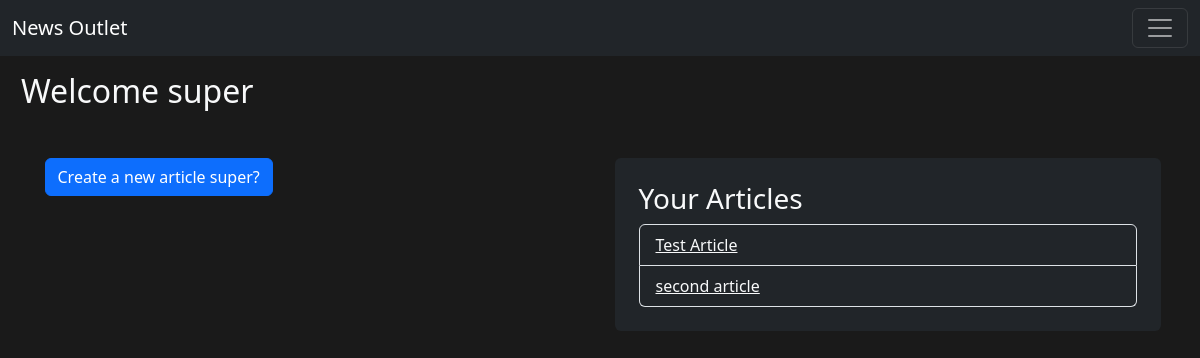
The page /admin_dashboard/ (signed in) on the database as committed earlier.
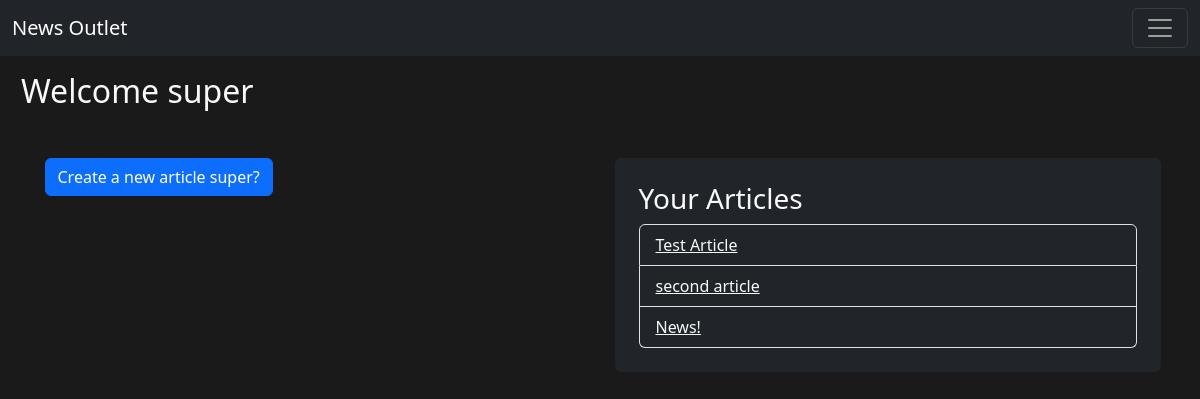
The same page on the database as committed later.
### news_outlet/models.py (models this page shows, shortened)
class User(AbstractUser):
    USER_TYPE_CHOICES = (
        ('reader', 'Reader'),
        ('admin', 'Admin'),
    )
    user_type = models.CharField(max_length=10, choices=USER_TYPE_CHOICES)

class Article(models.Model):
    author = models.ForeignKey(User, on_delete=models.CASCADE)
    title = models.CharField(max_length=200)
    created_at = models.DateTimeField(auto_now_add=True)
    content = models.TextField()  # Store the article content in Markdown format

### news_outlet/views.py (the view)
# urls.py: path('admin_dashboard/', views.admin_dashboard, name='admin_dashboard'),
def admin_dashboard(request):
    articles = Article.objects.filter(author=request.user)
    context = {'articles': articles}
    return render(request, 'news_outlet/admin_dashboard.html', context)

### news_outlet/templates/news_outlet/admin_dashboard.html (shortened to what this page needs)
{% extends 'news_outlet/layout.html' %}
{% block body %}
    <br><br><br>
    <h2 class="mx-3 text-light">Welcome {{ request.user.username }}</h2>
    <div class="container mt-5">
        <div class="row">
            <div class="col-md-6">
                <button id="new_article" class="btn btn-primary">Create a new article {{ request.user.username }}?</button>
            </div>
            <div class="col-md-6">
                <div class="bg-dark p-4 rounded">
                    <h3 class="text-light">Your Articles</h3>
                    <ul class="list-group">
                        {% for article in articles  %}
                            <li class="list-group-item bg-dark text-light">
                                <a href="{% url 'article_detail' article.pk %}" class="text-light">{{ article.title }}</a>
                            </li>
                        {% endfor %}
                    </ul>
                </div>
            </div>
        </div>
    </div>
{% endblock %}

### news_outlet/templates/news_outlet/layout.html (shortened to what this page needs)
{% load static %}
<!doctype html>
<html lang="en">
  <head>
    <link href="https://cdn.jsdelivr.net/npm/bootstrap@5.3.1/dist/css/bootstrap.min.css" rel="stylesheet">
    <link rel="stylesheet" href="{% static 'news_outlet/styles.css' %}">
</head>
  <body>
    <nav class="navbar navbar-dark bg-dark fixed-top">
        <div class="container-fluid">
          <a class="navbar-brand" href="{% url 'index' %}">News Outlet</a>
          <button class="navbar-toggler" type="button" data-bs-toggle="offcanvas" data-bs-target="#offcanvasDarkNavbar" aria-controls="offcanvasDarkNavbar" aria-label="Toggle navigation">
            <span class="navbar-toggler-icon"></span>
          </button>
        </div>
      </nav>
        {% block body %}
        {% endblock %}
  </body>
</html>

### news_outlet/static/news_outlet/styles.css (style rules this page uses)
body { padding-left: 5px; background-color: #1A1A1A; color: #D3D3D3; }

Rows that differ between the two databases and show on the page:
added Article: title "News!"
